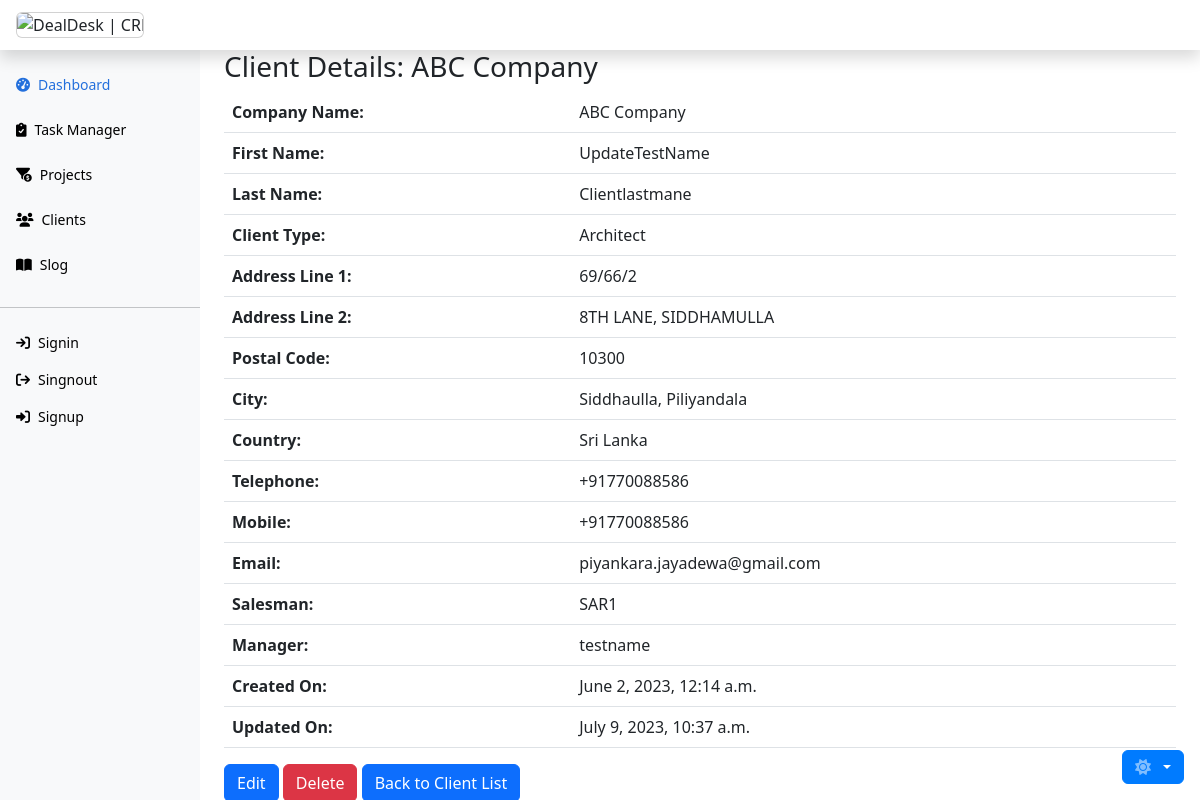
/client/detail/1/, run on the app's committed database.
### client/models.py (models this page shows, shortened)
class Client(models.Model):
    company_name = models.CharField(max_length=255, null=False)
    first_name = models.CharField(max_length=55, null=False)
    last_name = models.CharField(max_length=55, null=False)
    client_type = models.CharField(
        max_length=55,
        choices=CLIENT_TYPE_CHOICES,
        null=False,
        default="CLN"
    )
    address1 = models.CharField(max_length=255, null=False)
    address2 = models.CharField(max_length=255, null=False)
    postal_code = models.CharField(max_length=10)
    city = models.CharField(max_length=255, null=False)
    country = models.CharField(max_length=255)
    telephone = models.CharField(max_length=20)
    mobile = models.CharField(max_length=20, null=False)
    email = models.EmailField(null=False)
    salesman = models.ForeignKey(
        Sar,
        on_delete=models.SET(get_salesman),
        related_name='clients'
    )
    manager = models.ForeignKey(
        Manager,
        on_delete=models.SET(get_manager),
        related_name='clients'
    )
    created_on = models.DateTimeField(auto_now_add=True)
    updated_on = models.DateTimeField(auto_now=True)
    class Meta:
        verbose_name = 'Client'
        verbose_name_plural = 'Clients'
        db_table = 'Client.Client'
        ordering = ['company_name']

### team/models.py (models this page shows)
class Sar(models.Model):
    first_name = models.CharField(max_length=55)
    last_name = models.CharField(max_length=55)
    mobile = models.CharField(max_length=20)
    email = models.EmailField()
    manager = models.ForeignKey(
        Manager,
        on_delete=models.SET(get_manager),
        related_name='sars',)
    created_on = models.DateTimeField(auto_now_add=True)
    updated_on = models.DateTimeField(auto_now=True)
    class Meta:
        db_table = 'Team.Sar'
        ordering = ['first_name']
        verbose_name_plural = 'Sars'
    def __str__(self):
        return f"{self.first_name}"

class Manager(models.Model):
    first_name = models.CharField(max_length=55)
    last_name = models.CharField(max_length=55)
    mobile = models.CharField(max_length=20)
    email = models.EmailField()
    created_on = models.DateTimeField(auto_now_add=True)
    updated_on = models.DateTimeField(auto_now=True)
    class Meta:
        db_table = 'Team.Manager'
        ordering = ['first_name']
    def __str__(self):
        return f"{self.first_name}"

### client/views.py (the view)
# urls.py: path('detail/<int:pk>/', ClientDetailView.as_view(), name='client_detail'),
class ClientDetailView(DetailView):
    model = Client
    template_name = 'client/client_detail.html'
    context_object_name = 'client'
    def get_object(self, queryset=None):
        pk = self.kwargs.get('pk')
        return get_object_or_404(Client, pk=pk)

### client/templates/client/client_detail.html (shortened to what this page needs)
{% extends 'base.html' %}
{% block content %}
<h3>Client Details: {{ client.company_name }}</h3>
<table class="table">
  <tbody>
    <tr>
      <th>Company Name:</th>
      <td>{{ client.company_name }}</td>
    </tr>
    <tr>
      <th>First Name:</th>
      <td>{{ client.first_name }}</td>
    </tr>
    <tr>
      <th>Last Name:</th>
      <td>{{ client.last_name }}</td>
    </tr>
    <tr>
      <th>Client Type:</th>
      <td>{{ client.get_client_type_display }}</td>
    </tr>
    <tr>
      <th>Address Line 1:</th>
      <td>{{ client.address1 }}</td>
    </tr>
    <tr>
      <th>Address Line 2:</th>
      <td>{{ client.address2 }}</td>
    </tr>
    <tr>
      <th>Postal Code:</th>
      <td>{{ client.postal_code }}</td>
    </tr>
    <tr>
      <th>City:</th>
      <td>{{ client.city }}</td>
    </tr>
    <tr>
      <th>Country:</th>
      <td>{{ client.country }}</td>
    </tr>
    <tr>
      <th>Telephone:</th>
      <td>{{ client.telephone }}</td>
    </tr>
    <tr>
      <th>Mobile:</th>
      <td>{{ client.mobile }}</td>
    </tr>
    <tr>
      <th>Email:</th>
      <td>{{ client.email }}</td>
    </tr>
    <tr>
      <th>Salesman:</th>
      <td>{{ client.salesman }}</td>
    </tr>
    <tr>
      <th>Manager:</th>
      <td>{{ client.manager }}</td>
    </tr>
    <tr>
      <th>Created On:</th>
      <td>{{ client.created_on }}</td>
    </tr>
    <tr>
      <th>Updated On:</th>
      <td>{{ client.updated_on }}</td>
    </tr>
  </tbody>
</table>
<button type="button" onclick="location.href='{% url 'client:client_edit' client.pk %}'"
  class="btn btn-primary link-offset-2 link-underline-opacity-25 link-underline-opacity-100-hover"
  data-bs-toggle="tooltip" data-bs-placement="bottom" title="Update client details">
  Edit
</button>
<button class="btn btn-danger link-offset-2 link-underline-opacity-25 link-underline-opacity-100-hover"
  data-bs-toggle="modal" data-bs-target="#confirmDeleteModal">Delete</button>
<button type="button" onclick="location.href='{% url 'client:client_list' %}'"
  class="btn btn-primary link-offset-2 link-underline-opacity-25 link-underline-opacity-100-hover"
  data-bs-toggle="tooltip" data-bs-placement="bottom" title="Back to client List">
  Back to Client List
</button>
{% endblock %}

### data on the page
Client: company_name "ABC Company", first_name "UpdateTestName", last_name "Clientlastmane", client_type "Architect", address1 "69/66/2", address2 "8TH LANE, SIDDHAMULLA", postal_code "10300", city "Siddhaulla, Piliyandala", country "Sri Lanka", telephone "+91770088586", mobile "+91770088586", email "piyankara.jayadewa@gmail.com", salesman "SAR1", manager "testname", created_on "June 2, 2023, 12:14 a.m.", updated_on "July 9, 2023, 10:37 a.m."
